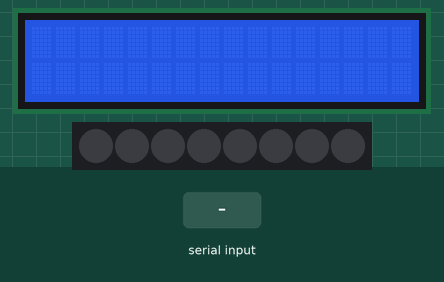
This sketch was run on a simulated Arduino Uno, built with avr-gcc and run on an emulated ATmega328P. On the bench: 16×2 character LCD, 8 RGB LEDs in strip order, left to right. The inputs (shaded band) are chosen by the test bench. Dim RGB values are drawn brighter than linear.

Above: at 1.2 s.
1.3 s: "t" received over Serial
At 2.1 s:
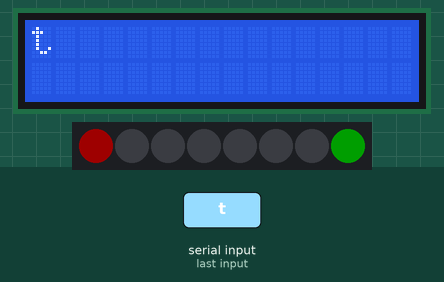
2.8 s: "p" received over Serial
At 3.3 s:
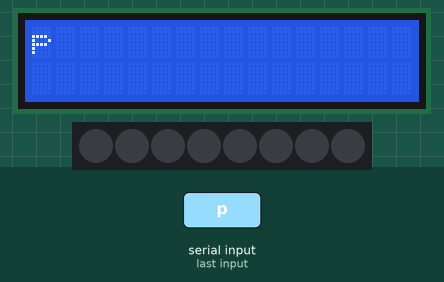
Timing chart, 0 to 5.8 s (numbered marks = the images above; inputs shaded):
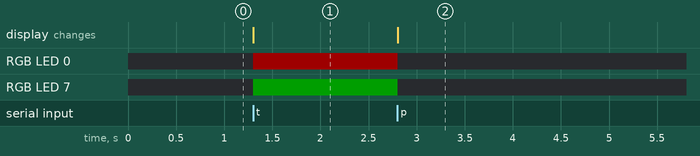

The sketch:

wired.ino
```cpp
#include <LiquidCrystal_I2C.h>
#include <Adafruit_NeoPixel.h>

#define pxlPIN 10   //네오픽셀 컨트롤 핀
#define pCOUNT 8  //네오픽셀 LED 갯수

//int led = LED_BUILTIN;
int led = 10;

// LCD 선언.
// 0x27이 주소값인데 여기가 실제랑 다르면 네모박스만 나오거나 오류뜸.
LiquidCrystal_I2C lcd(0x27, 16, 2);

// neoPixel 선언
Adafruit_NeoPixel strip = Adafruit_NeoPixel(pCOUNT, led, NEO_GRB + NEO_KHZ800);

void setup() {
  // dart 코드 통신 관련
  Serial.begin(9600);

  // led_builtin 관련
  pinMode(led, OUTPUT);

  // lcd 관련
  lcd.begin();

  // neoPixel 관련
  strip.begin();
  strip.setBrightness(30);
  strip.show();
}

void loop() {
  // put your main code here, to run repeatedly:
//  digitalWrite(led, HIGH);
//
//  delay(1000);
//
//  digitalWrite(led, LOW);
//
//  delay(1000);
  char c;
  if(Serial.available())
  {
    c = Serial.read();
    lcd.setCursor(0,0);
    lcd.print(c);

    // c는 dart 에서 보낸 string의 끝자리를 가짐
    // Ex. 'start' -> c == 't'
    // Ex. 'stop' -> c == 'p'
    if(c == 't'){
//      digitalWrite(LED_BUILTIN, HIGH);
      strip.setPixelColor(0, strip.Color(255, 0, 0));
      strip.setPixelColor(strip.numPixels()-1, strip.Color(0,255,0));
      strip.show();
    }else if(c == 'p'){
//      digitalWrite(LED_BUILTIN, LOW);
      strip.clear();
      strip.show();
    }
  }
}
```

Measured:
- after the input at 1.3 s, RGB LED 0: off → RGB(30, 0, 0) at once; RGB LED 7: off → RGB(0, 30, 0) at once; the display: changes at once (image 1)
- after the input at 2.8 s, RGB LED 0: RGB(30, 0, 0) → off at once; RGB LED 7: RGB(0, 30, 0) → off at once; the display: changes at once (image 2)
